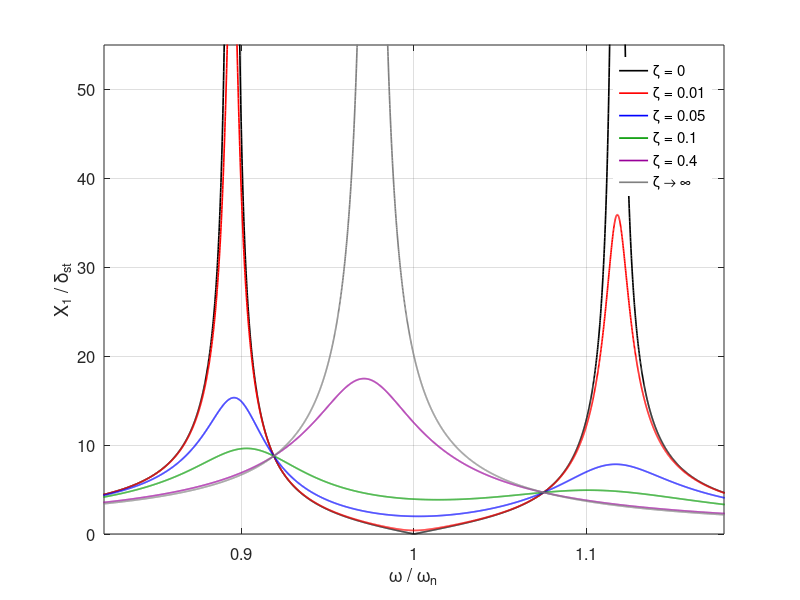

MATLAB code for this plot: (Note: this script raises an error after producing the figure.)
%% =========================================================
% FIGURA 7 – Amplitudes do sistema com diferentes fatores
% de amortecimento (Rao, 2017; Inman, 2018)
%% =========================================================

clear; clc; close all;

%% -------------------------
% Parâmetros adimensionais
%% -------------------------
mu   = 0.05;                 % razão de massas
beta = 1.0;                  % absorvedor sintonizado
r    = linspace(0.8, 1.2, 4000);  % razão de frequência

% Fatores de amortecimento (inclui ζ → ∞)
zeta_vals = [0 0.01 0.05 0.1 0.4 100];  % 100 → aproxima ζ → ∞

% Cores puras e bem contrastantes
cores = [
    0   0   0 ;    % preto
    1   0   0 ;    % vermelho
    0   0   1 ;    % azul
    0   0.6 0 ;    % verde escuro
    0.6 0   0.6 ;  % roxo
    0.5 0.5 0.5    % cinza (ζ → ∞)
];

%% -------------------------
% Gráfico
%% -------------------------
figure; hold on; box on; grid on;

for i = 1:length(zeta_vals)
    zeta = zeta_vals(i);

    % Equação adimensional da amplitude (Eq. 17)
    num = (2*zeta*r).^2 + (r.^2 - beta^2).^2;

    den = (2*zeta*r).^2 .* (r.^2 - 1 + mu*r.^2).^2 + ...
          (mu*beta^2*r.^2 - (r.^2 - 1).*(r.^2 - beta^2)).^2;

    X = sqrt(num ./ den);

    plot(r, X, ...
        'LineWidth', 1.2, ...
        'Color', cores(i,:));
end

%% -------------------------
% Formatação
%% -------------------------
xlabel('\omega / \omega_n','FontSize',12);
ylabel('X_1 / \delta_{st}','FontSize',12);

legend('\zeta = 0', ...
       '\zeta = 0.01', ...
       '\zeta = 0.05', ...
       '\zeta = 0.1', ...
       '\zeta = 0.4', ...
       '\zeta \rightarrow \infty', ...
       'Location','northeast','Box','off');

xlim([0.82 1.18]);
ylim([0 55]);

set(gca,'FontSize',12);

%% -------------------------
% Ajuste automático (evita corte)
%% -------------------------
ax = gca;
ti = ax.TightInset;
ax.Position = [ ...
    ti(1), ...
    ti(2), ...
    1 - ti(1) - ti(3), ...
    1 - ti(2) - ti(4) ];

%% -------------------------
% Salvamento em alta resolução
%% -------------------------
set(gcf,'Units','centimeters');
set(gcf,'Position',[5 5 16 12]);

exportgraphics(gcf,'Figura_7_amplitudes_vs_frequencia.png','Resolution',600);
